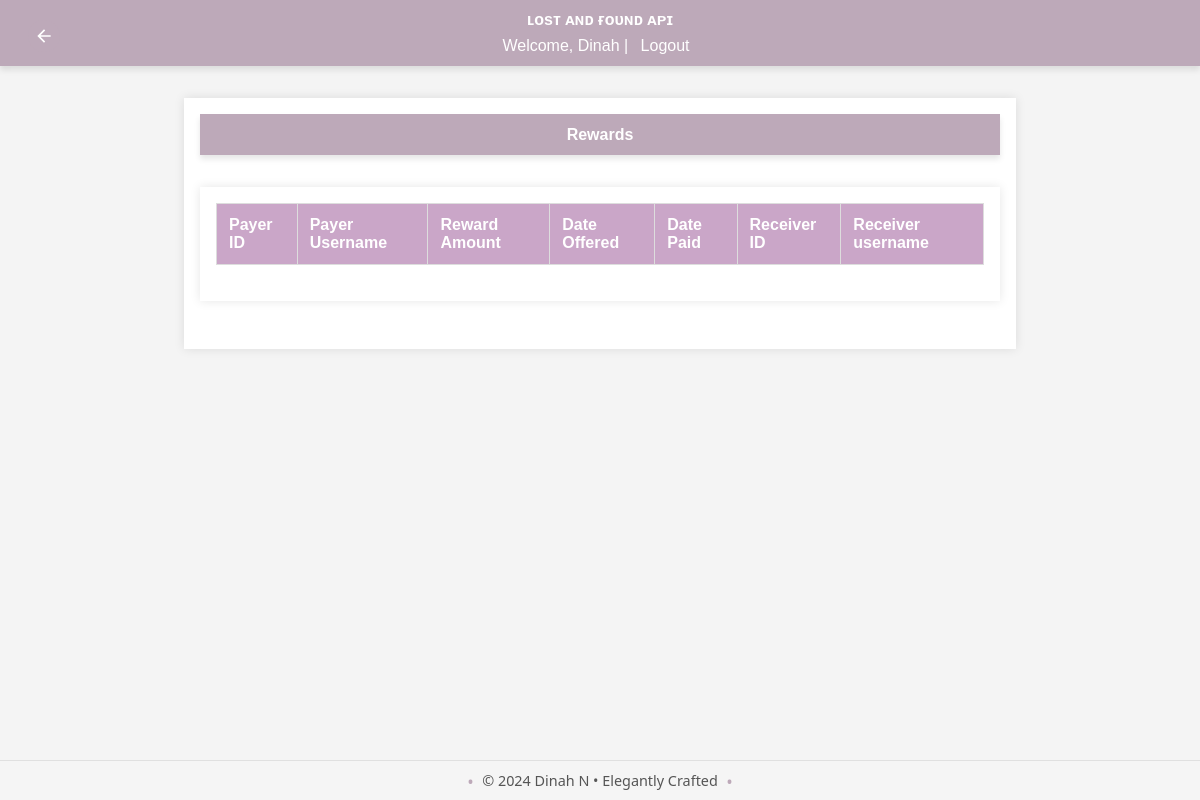
The page /admin/rewards (signed in) on the database as committed earlier.
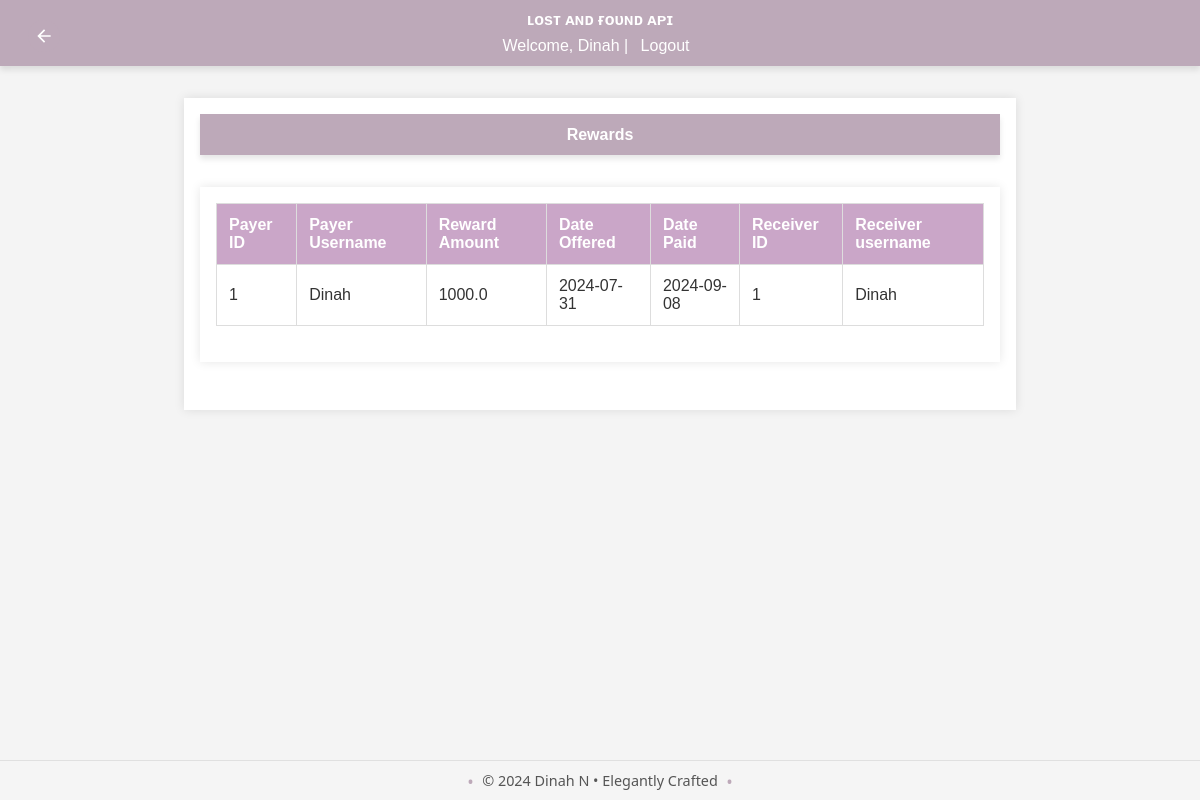
The same page on the database as committed later.
### app/models/reward.py (models this page shows)
class Reward(db.Model):
    id = db.Column(db.Integer, primary_key=True)
    amount = db.Column(db.Float, nullable=False)
    date_paid = db.Column(db.Date, nullable=False)
    date_offered = db.Column(db.Date, server_default=func.current_date(), nullable=True)
    receiver_id = db.Column(db.Integer, db.ForeignKey('user.id'), nullable=False)
    receiver_username = db.Column(db.String(80), nullable=False)
    payer_username = db.Column(db.String(80), nullable=False)
    payer_id = db.Column(db.Integer, db.ForeignKey('user.id'), nullable=False)
    found_report_id = db.Column(db.Integer, db.ForeignKey('found_report.id'), nullable=False)
    receiver = db.relationship('User', foreign_keys=[receiver_id], back_populates='rewards_received')
    payer = db.relationship('User', foreign_keys=[payer_id], back_populates='rewards_paid')
    found_report = db.relationship('FoundReport', back_populates='rewards')

### app/routes/admin.py (the view)
@bp.route('/rewards', methods=['GET'])
@login_required
@admin_required
def view_rewards():
    try:
        rewards = Reward.query.all()
        return render_template('view_rewards.html', rewards=rewards)
    except Exception as e:
        flash(f'Error: {str(e)}', 'error')
        return redirect(url_for('admin.dashboard'))

### app/__init__.py (called while the page is built)
def create_app():
    app = Flask(__name__)
    load_dotenv()
    app.config['SECRET_KEY'] = os.environ.get('FLASK_SECRET_KEY', secrets.token_hex(16))
    app.config.from_object('config.Config')
    app.config.from_pyfile('config.py', silent=True)
    register_extensions(app)
    register_blueprints(app)
    configure_cors(app)
    @app.before_request
    def method_override():
        if request.method == 'POST':
            method = request.form.get('_method')
            if method:
                method = method.upper()
                if method in ['PUT', 'DELETE']:
                    request.environ['REQUEST_METHOD'] = method
    return app

def register_extensions(app):
    db.init_app(app)
    migrate.init_app(app, db)
    bcrypt.init_app(app)
    login_manager.init_app(app)
    mail.init_app(app)
    @login_manager.user_loader
    def load_user(user_id):
        return user.User.query.get(int(user_id))

### app/templates/view_rewards.html (shortened to what this page needs)
{% extends "base.html" %}
{% block content %}
<header>
    <a href="{{ url_for('admin.dashboard') }}" class="back-button" title="Back to Dashboard">
        <svg xmlns="http://www.w3.org/2000/svg" viewBox="0 0 24 24" fill="currentColor" width="24" height="24">
            <path d="M20 11H7.83l5.59-5.59L12 4l-8 8 8 8 1.41-1.41L7.83 13H20v-2z"/>
        </svg>
    </a>
    <h1>Rewards</h1>
</header>
<main>
    <table>
        <thead>
            <tr>
                <th>Payer ID</th>
                <th>Payer Username</th>
                <th>Reward Amount</th>
                <th>Date Offered</th>
                <th>Date Paid</th>
                <th>Receiver ID</th>
                <th>Receiver username</th>
            </tr>
        </thead>
        <tbody>
            {% for reward in rewards %}
            <tr>
                <td>{{ reward.payer_id}}</td>
                <td>{{ reward.payer_username}}</td>
                <td>{{ reward.amount }}</td>
                <td>{{ reward.date_offered }}</td>
                <td>{{ reward.date_paid}}</td>
                <td>{{ reward.receiver_id}}</td>
                <td>{{ reward.receiver_username}}</td>
            </tr>
            {% endfor %}
        </tbody>
    </table>
</main>
{% endblock %}

Rows that differ between the two databases and show on the page:
added Reward: payer_id "1", payer_username "Dinah", amount "1000.0", date_offered "2024-07-31", date_paid "2024-09-08", receiver_id "1", receiver_username "Dinah"
